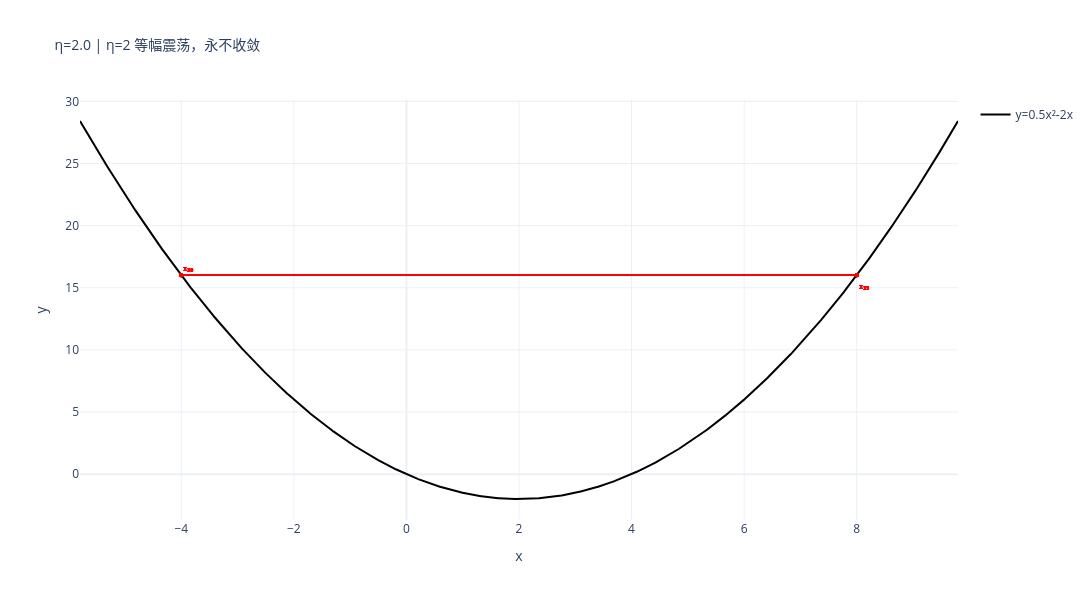

Here is the notebook cell this chart was saved with:
### Markdown cell above
#### 1.2.4 实验4：等幅震荡，永不收敛（η = 2.0）

当步长$\eta = 2$ 时，误差递推因子 $|1 - \eta| = 1$，误差的绝对值保持不变。

从 $x_0 = -4$ 出发：
- $x_1 = -4 - 2 \times (-6) = 8$
- $x_2 = 8 - 2 \times 6 = -4$
- $x_3 = -4 - 2 \times (-6) = 8$

迭代点严格在 $-4 \leftrightarrow 8$ 两点之间来回跳跃，永远无法到达最优解 $x^* = 2$。

$\eta = 2$ 是**收敛与发散的精确临界分界点**——任何大于2的步长都会导致发散。

> **警示意义**：即便是在完美的凸函数上，步长设置不当也会导致模型永远无法收敛。这是梯度下降法最基础、最重要的超参数调优依据。

### Code cell
# 实验4：η = 2.0，等幅震荡，永不收敛
x0 = -4.0
eta = 2.0
xs, ys = run_gd(x0, eta, max_iter=30)
plot_gd_single(xs, ys, eta, "η=2.0 | η=2 等幅震荡，永不收敛")

### Figure 1 — Plotly figure (JSON) as saved in the notebook; plotly's stock layout.template omitted (floating-point values rounded to 4 significant figures; data arrays with more than 128 entries replaced by an {"elided": "..."} marker saying what was removed)
{"data": [{"line": {"color": "black", "width": 2}, "mode": "lines", "name": "y=0.5x²‑2x", "type": "scatter", "x": {"elided": "2000 float values"}, "y": {"elided": "2000 float values"}}, {"line": {"color": "red", "width": 1.2}, "mode": "lines", "showlegend": false, "type": "scatter", "x": [-4, 8], "y": [16, 16]}, {"line": {"color": "red", "width": 1.2}, "mode": "lines", "showlegend": false, "type": "scatter", "x": [8, -4], "y": [16, 16]}, {"line": {"color": "red", "width": 1.2}, "mode": "lines", "showlegend": false, "type": "scatter", "x": [-4, 8], "y": [16, 16]}, {"line": {"color": "red", "width": 1.2}, "mode": "lines", "showlegend": false, "type": "scatter", "x": [8, -4], "y": [16, 16]}, {"line": {"color": "red", "width": 1.2}, "mode": "lines", "showlegend": false, "type": "scatter", "x": [-4, 8], "y": [16, 16]}, {"line": {"color": "red", "width": 1.2}, "mode": "lines", "showlegend": false, "type": "scatter", "x": [8, -4], "y": [16, 16]}, {"line": {"color": "red", "width": 1.2}, "mode": "lines", "showlegend": false, "type": "scatter", "x": [-4, 8], "y": [16, 16]}, {"line": {"color": "red", "width": 1.2}, "mode": "lines", "showlegend": false, "type": "scatter", "x": [8, -4], "y": [16, 16]}, {"line": {"color": "red", "width": 1.2}, "mode": "lines", "showlegend": false, "type": "scatter", "x": [-4, 8], "y": [16, 16]}, {"line": {"color": "red", "width": 1.2}, "mode": "lines", "showlegend": false, "type": "scatter", "x": [8, -4], "y": [16, 16]}, {"line": {"color": "red", "width": 1.2}, "mode": "lines", "showlegend": false, "type": "scatter", "x": [-4, 8], "y": [16, 16]}, {"line": {"color": "red", "width": 1.2}, "mode": "lines", "showlegend": false, "type": "scatter", "x": [8, -4], "y": [16, 16]}, {"line": {"color": "red", "width": 1.2}, "mode": "lines", "showlegend": false, "type": "scatter", "x": [-4, 8], "y": [16, 16]}, {"line": {"color": "red", "width": 1.2}, "mode": "lines", "showlegend": false, "type": "scatter", "x": [8, -4], "y": [16, 16]}, {"line": {"color": "red", "width": 1.2}, "mode": "lines", "showlegend": false, "type": "scatter", "x": [-4, 8], "y": [16, 16]}, {"line": {"color": "red", "width": 1.2}, "mode": "lines", "showlegend": false, "type": "scatter", "x": [8, -4], "y": [16, 16]}, {"line": {"color": "red", "width": 1.2}, "mode": "lines", "showlegend": false, "type": "scatter", "x": [-4, 8], "y": [16, 16]}, {"line": {"color": "red", "width": 1.2}, "mode": "lines", "showlegend": false, "type": "scatter", "x": [8, -4], "y": [16, 16]}, {"line": {"color": "red", "width": 1.2}, "mode": "lines", "showlegend": false, "type": "scatter", "x": [-4, 8], "y": [16, 16]}, {"line": {"color": "red", "width": 1.2}, "mode": "lines", "showlegend": false, "type": "scatter", "x": [8, -4], "y": [16, 16]}, {"line": {"color": "red", "width": 1.2}, "mode": "lines", "showlegend": false, "type": "scatter", "x": [-4, 8], "y": [16, 16]}, {"line": {"color": "red", "width": 1.2}, "mode": "lines", "showlegend": false, "type": "scatter", "x": [8, -4], "y": [16, 16]}, {"line": {"color": "red", "width": 1.2}, "mode": "lines", "showlegend": false, "type": "scatter", "x": [-4, 8], "y": [16, 16]}, {"line": {"color": "red", "width": 1.2}, "mode": "lines", "showlegend": false, "type": "scatter", "x": [8, -4], "y": [16, 16]}, {"line": {"color": "red", "width": 1.2}, "mode": "lines", "showlegend": false, "type": "scatter", "x": [-4, 8], "y": [16, 16]}, {"line": {"color": "red", "width": 1.2}, "mode": "lines", "showlegend": false, "type": "scatter", "x": [8, -4], "y": [16, 16]}, {"line": {"color": "red", "width": 1.2}, "mode": "lines", "showlegend": false, "type": "scatter", "x": [-4, 8], "y": [16, 16]}, {"line": {"color": "red", "width": 1.2}, "mode": "lines", "showlegend": false, "type": "scatter", "x": [8, -4], "y": [16, 16]}, {"line": {"color": "red", "width": 1.2}, "mode": "lines", "showlegend": false, "type": "scatter", "x": [-4, 8], "y": [16, 16]}, {"line": {"color": "red", "width": 1.2}, "mode": "lines", "showlegend": false, "type": "scatter", "x": [8, -4], "y": [16, 16]}, {"marker": {"color": "red", "size": 4}, "mode": "markers", "showlegend": false, "type": "scatter", "x": [-4.0, 8.0, -4.0, 8.0, -4.0, 8.0, -4.0, 8.0, -4.0, 8.0, -4.0, 8.0, -4.0, 8.0, -4.0, 8.0, -4.0, 8.0, -4.0, 8.0, -4.0, 8.0, -4.0, 8.0, -4.0, 8.0, -4.0, 8.0, -4.0, 8.0, -4.0], "y": [16.0, 16.0, 16.0, 16.0, 16.0, 16.0, 16.0, 16.0, 16.0, 16.0, 16.0, 16.0, 16.0, 16.0, 16.0, 16.0, 16.0, 16.0, 16.0, 16.0, 16.0, 16.0, 16.0, 16.0, 16.0, 16.0, 16.0, 16.0, 16.0, 16.0, 16.0]}], "layout": {"annotations": [{"font": {"color": "red", "size": 8}, "showarrow": false, "text": "x₀", "x": -4, "xanchor": "left", "y": 16, "yshift": 8}, {"font": {"color": "red", "size": 8}, "showarrow": false, "text": "x₁", "x": 8, "xanchor": "left", "y": 16, "yshift": -10}, {"font": {"color": "red", "size": 8}, "showarrow": false, "text": "x₂", "x": -4, "xanchor": "left", "y": 16, "yshift": 8}, {"font": {"color": "red", "size": 8}, "showarrow": false, "text": "x₃", "x": 8, "xanchor": "left", "y": 16, "yshift": -10}, {"font": {"color": "red", "size": 8}, "showarrow": false, "text": "x₄", "x": -4, "xanchor": "left", "y": 16, "yshift": 8}, {"font": {"color": "red", "size": 8}, "showarrow": false, "text": "x₅", "x": 8, "xanchor": "left", "y": 16, "yshift": -10}, {"font": {"color": "red", "size": 8}, "showarrow": false, "text": "x₆", "x": -4, "xanchor": "left", "y": 16, "yshift": 8}, {"font": {"color": "red", "size": 8}, "showarrow": false, "text": "x₇", "x": 8, "xanchor": "left", "y": 16, "yshift": -10}, {"font": {"color": "red", "size": 8}, "showarrow": false, "text": "x₈", "x": -4, "xanchor": "left", "y": 16, "yshift": 8}, {"font": {"color": "red", "size": 8}, "showarrow": false, "text": "x₉", "x": 8, "xanchor": "left", "y": 16, "yshift": -10}, {"font": {"color": "red", "size": 8}, "showarrow": false, "text": "x₁₀", "x": -4, "xanchor": "left", "y": 16, "yshift": 8}, {"font": {"color": "red", "size": 8}, "showarrow": false, "text": "x₁₁", "x": 8, "xanchor": "left", "y": 16, "yshift": -10}, {"font": {"color": "red", "size": 8}, "showarrow": false, "text": "x₁₂", "x": -4, "xanchor": "left", "y": 16, "yshift": 8}, {"font": {"color": "red", "size": 8}, "showarrow": false, "text": "x₁₃", "x": 8, "xanchor": "left", "y": 16, "yshift": -10}, {"font": {"color": "red", "size": 8}, "showarrow": false, "text": "x₁₄", "x": -4, "xanchor": "left", "y": 16, "yshift": 8}, {"font": {"color": "red", "size": 8}, "showarrow": false, "text": "x₁₅", "x": 8, "xanchor": "left", "y": 16, "yshift": -10}, {"font": {"color": "red", "size": 8}, "showarrow": false, "text": "x₁₆", "x": -4, "xanchor": "left", "y": 16, "yshift": 8}, {"font": {"color": "red", "size": 8}, "showarrow": false, "text": "x₁₇", "x": 8, "xanchor": "left", "y": 16, "yshift": -10}, {"font": {"color": "red", "size": 8}, "showarrow": false, "text": "x₁₈", "x": -4, "xanchor": "left", "y": 16, "yshift": 8}, {"font": {"color": "red", "size": 8}, "showarrow": false, "text": "x₁₉", "x": 8, "xanchor": "left", "y": 16, "yshift": -10}, {"font": {"color": "red", "size": 8}, "showarrow": false, "text": "x₂₀", "x": -4, "xanchor": "left", "y": 16, "yshift": 8}, {"font": {"color": "red", "size": 8}, "showarrow": false, "text": "x₂₁", "x": 8, "xanchor": "left", "y": 16, "yshift": -10}, {"font": {"color": "red", "size": 8}, "showarrow": false, "text": "x₂₂", "x": -4, "xanchor": "left", "y": 16, "yshift": 8}, {"font": {"color": "red", "size": 8}, "showarrow": false, "text": "x₂₃", "x": 8, "xanchor": "left", "y": 16, "yshift": -10}, {"font": {"color": "red", "size": 8}, "showarrow": false, "text": "x₂₄", "x": -4, "xanchor": "left", "y": 16, "yshift": 8}, {"font": {"color": "red", "size": 8}, "showarrow": false, "text": "x₂₅", "x": 8, "xanchor": "left", "y": 16, "yshift": -10}, {"font": {"color": "red", "size": 8}, "showarrow": false, "text": "x₂₆", "x": -4, "xanchor": "left", "y": 16, "yshift": 8}, {"font": {"color": "red", "size": 8}, "showarrow": false, "text": "x₂₇", "x": 8, "xanchor": "left", "y": 16, "yshift": -10}, {"font": {"color": "red", "size": 8}, "showarrow": false, "text": "x₂₈", "x": -4, "xanchor": "left", "y": 16, "yshift": 8}, {"font": {"color": "red", "size": 8}, "showarrow": false, "text": "x₂₉", "x": 8, "xanchor": "left", "y": 16, "yshift": -10}, {"font": {"color": "red", "size": 8}, "showarrow": false, "text": "x₃₀", "x": -4, "xanchor": "left", "y": 16, "yshift": 8}], "height": 600, "hovermode": "x unified", "title": {"font": {"size": 14}, "text": "η=2.0 | η=2 等幅震荡，永不收敛"}, "width": 1100, "xaxis": {"title": {"text": "x"}}, "yaxis": {"title": {"text": "y"}}}}
